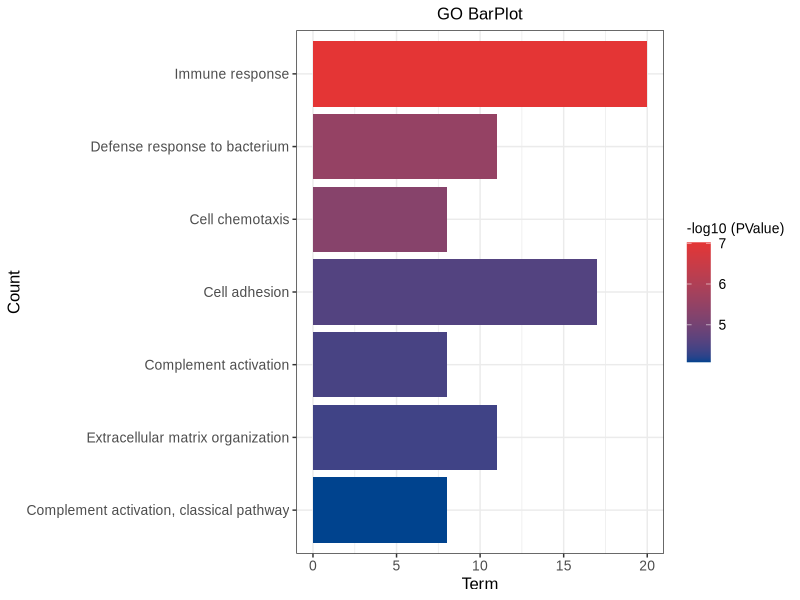

Write R code to recreate this figure.
## ---- chunk 1
# Install packages
if (!requireNamespace("ggplot2", quietly = TRUE)) {
  install.packages("ggplot2")
}
if (!requireNamespace("stringr", quietly = TRUE)) {
  install.packages("stringr")
}

# Load packages
library(ggplot2)
library(stringr)
## ---- chunk 2
# Load data
data <- read.delim("files/Hiplot/008-barplot-gradient-data.txt", header = T)

# convert data structure
data[, 1] <- str_to_sentence(str_remove(data[, 1], pattern = "\\w+:\\d+\\W"))
topnum <- 7
data <- data[1:topnum, ]
data[, 1] <- factor(data[, 1], level = rev(unique(data[, 1])))

# View data
head(data)
## ---- chunk 3
#| label: fig-1Barplot-gradient
#| fig-cap: "Barplot Gradient"
#| out.width: "95%"
#| warning: false

# Barplot Gradient
p <- ggplot(data, aes(x = Term, y = Count, fill = -log10(PValue))) +
  geom_bar(stat = "identity") +
  ggtitle("GO BarPlot") +
  scale_fill_continuous(low = "#00438E", high = "#E43535") +
  scale_x_discrete(labels = function(x) {str_wrap(x, width = 65)}) +
  labs(fill = "-log10 (PValue)", y = "Term", x = "Count") +
  coord_flip() +
  theme_bw() +
  theme(text = element_text(family = "Arial"),
        plot.title = element_text(size = 12,hjust = 0.5),
        axis.title = element_text(size = 12),
        axis.text = element_text(size = 10),
        axis.text.x = element_text(angle = 0, hjust = 0.5),
        legend.position = "right",
        legend.direction = "vertical",
        legend.title = element_text(size = 10),
        legend.text = element_text(size = 10))

p
